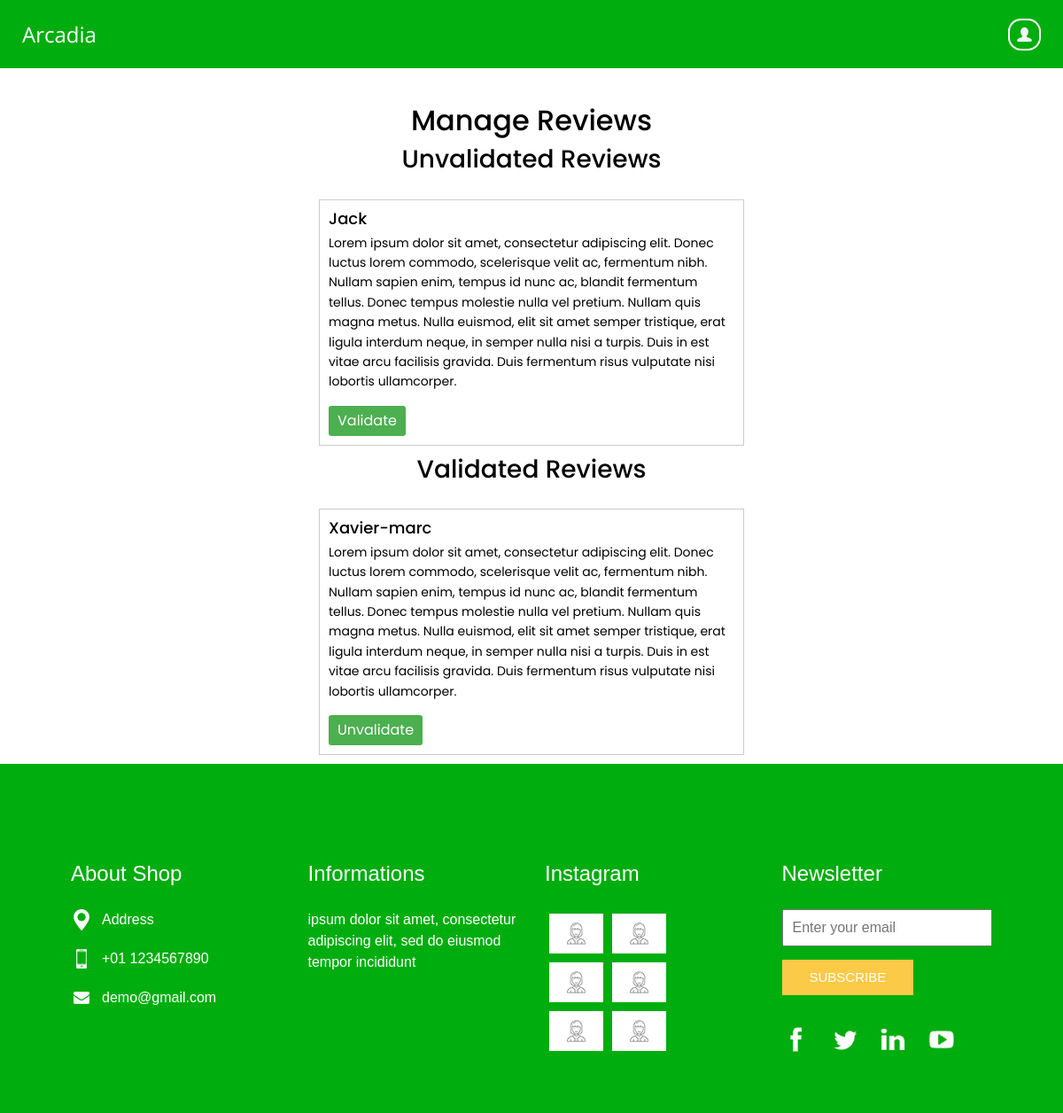
The app's page /ZOO/public/employee_dash.php with its own data.
### tables this page shows
CREATE TABLE `reviews` (
  `Review_Id` int(11) NOT NULL,
  `Nom` varchar(30) NOT NULL,
  `Review` varchar(800) NOT NULL,
  `Valider` tinyint(1) NOT NULL
);

### ZOO/public/employee_dash.php (the view, shortened to what this page needs)
<?php
$database = new Database();
$conn = $database->getConnection();
$query_unvalidated = "SELECT * FROM reviews WHERE Valider = 0";
$stmt_unvalidated = $conn->prepare($query_unvalidated);
$stmt_unvalidated->execute();
$unvalidated_reviews = $stmt_unvalidated->fetchAll(PDO::FETCH_ASSOC);
$query_validated = "SELECT * FROM reviews WHERE Valider = 1";
$stmt_validated = $conn->prepare($query_validated);
$stmt_validated->execute();
$validated_reviews = $stmt_validated->fetchAll(PDO::FETCH_ASSOC);
?>
<!DOCTYPE html>
<html>
<head>
  <link rel="stylesheet" type="text/css" href="https://cdnjs.cloudflare.com/ajax/libs/OwlCarousel2/2.3.4/assets/owl.carousel.min.css" />
  <link rel="stylesheet" type="text/css" href="css/bootstrap.css" />
  <link href="css/style.css" rel="stylesheet" />
  <link href="css/responsive.css" rel="stylesheet" />
</head>
<body class="sub_page">
  <div class="hero_area">
    <header class="header_section">
      <div class="container-fluid">
        <nav class="navbar navbar-expand-lg custom_nav-container pt-3">
          <a class="navbar-brand" href="index.php">
            <span>
              Arcadia
            </span>
          </a>
          <div class="collapse navbar-collapse" id="navbarSupportedContent">
            <div class="d-flex ml-auto flex-column flex-lg-row align-items-center">
              <div class="user_option">
                <a href="login.php">
                  <img src="../img/user.png" alt="">
                </a>
              </div>
            </div>
          </div>
        </nav>
      </div>
    </header>
  </div>
  <div class="review-container">
    <h2>Manage Reviews</h2>
    <h3>Unvalidated Reviews</h3>
    <div class="reviews-container">
      <?php foreach ($unvalidated_reviews as $review): ?>
        <div class="review">
          <h4><?php echo $review['Nom']; ?></h4>
          <p><?php echo $review['Review']; ?></p>
          <form action="../controllers/ReviewsController.php" method="POST">
            <input type="submit" name="validate_review" value="Validate">
          </form>
        </div>
      <?php endforeach; ?>
    </div>
    <h3>Validated Reviews</h3>
    <div class="reviews-container">
      <?php foreach ($validated_reviews as $review): ?>
        <div class="review">
          <h4><?php echo $review['Nom']; ?></h4>
          <p><?php echo $review['Review']; ?></p>
          <form action="../controllers/ReviewsController.php" method="POST">
            <input type="submit" name="unvalidate_review" value="Unvalidate">
          </form>
        </div>
      <?php endforeach; ?>
    </div>
  </div>
  <section class="info_section ">
    <div class="container">
      <div class="row">
        <div class="col-md-3">
          <div class="info_contact">
            <h5>
              About Shop
            </h5>
            <div>
              <div class="img-box">
                <img src="images/location-white.png" width="18px" alt="">
              </div>
              <p>
                Address
              </p>
            </div>
            <div>
              <div class="img-box">
                <img src="images/telephone-white.png" width="12px" alt="">
              </div>
              <p>
                +01 1234567890
              </p>
            </div>
            <div>
              <div class="img-box">
                <img src="images/envelope-white.png" width="18px" alt="">
              </div>
              <p>
                demo@gmail.com
              </p>
            </div>
          </div>
        </div>
        <div class="col-md-3">
          <div class="info_info">
            <h5>
              Informations
            </h5>
            <p>
              ipsum dolor sit amet, consectetur adipiscing elit, sed do eiusmod tempor incididunt
            </p>
          </div>
        </div>
        <div class="col-md-3">
          <div class="info_insta">
            <h5>
              Instagram
            </h5>
            <div class="insta_container">
              <div>
                <a href="">
                  <div class="insta-box b-1">
                    <img src="images/insta.png" alt="">
                  </div>
                </a>
                <a href="">
                  <div class="insta-box b-2">
                    <img src="images/insta.png" alt="">
                  </div>
                </a>
              </div>
              <div>
                <a href="">
                  <div class="insta-box b-3">
                    <img src="images/insta.png" alt="">
                  </div>
                </a>
                <a href="">
                  <div class="insta-box b-4">
                    <img src="images/insta.png" alt="">
                  </div>
                </a>
              </div>
              <div>
                <a href="">
                  <div class="insta-box b-3">
                    <img src="images/insta.png" alt="">
                  </div>
                </a>
                <a href="">
                  <div class="insta-box b-4">
                    <img src="images/insta.png" alt="">
                  </div>
                </a>
              </div>
            </div>
          </div>
        </div>
        <div class="col-md-3">
          <div class="info_form ">
            <h5>
              Newsletter
            </h5>
            <form action="">
              <input type="email" placeholder="Enter your email">
              <button>
                Subscribe
              </button>
            </form>
            <div class="social_box">
              <a href="">
                <img src="images/fb.png" alt="">
              </a>
              <a href="">
                <img src="images/twitter.png" alt="">
              </a>
              <a href="">
                <img src="images/linkedin.png" alt="">
              </a>
              <a href="">
                <img src="images/youtube.png" alt="">
              </a>
            </div>
          </div>
        </div>
      </div>
    </div>
  </section>
</body>
</html>

### ZOO/public/css/style.css (style rules this page uses)
body { font-family: "Poppins", sans-serif; color: #000000; background-color: #ffffff; display: flex; flex-direction: column; }
.hero_area { height: 100vh; background-color: #00ad0e; background-size: cover; }
.sub_page .hero_area { height: auto; }
.header_section .container-fluid { padding-right: 25px; padding-left: 25px; }
a, a:hover, a:focus { text-decoration: none; }
.user_option { display: -webkit-box; display: -ms-flexbox; display: flex; -webkit-box-align: center; -ms-flex-align: center; align-items: center; }
.user_option a img { border: solid 2px white; border-radius: 40%; padding: 7px; }
.navbar-brand { display: -webkit-box; display: -ms-flexbox; display: flex; -webkit-box-align: center; -ms-flex-align: center; align-items: center; font-family: 'Open Sans', sans-serif; }
.navbar-brand span { font-size: 24px; color: #ffffff; }
.custom_nav-container { z-index: 99999; padding: 15px 0; }
.info_section { background-color: #00ad0e; color: #ffffff; padding: 90px 0 45px 0; }
.info_section h5 { margin-bottom: 25px; font-size: 24px; }
.info_section .info_insta .insta_container > div { display: -webkit-box; display: -ms-flexbox; display: flex; }
.info_section .info_insta .insta_container img { width: 100%; }
.info_section .info_insta .insta_container .insta-box { margin: 5px; display: -webkit-box; display: -ms-flexbox; display: flex; -webkit-box-align: stretch; -ms-flex-align: stretch; align-items: stretch; background-color: #ffffff; padding: 10px 20px; }
.info_section .info_contact .img-box { width: 35px; display: -webkit-box; display: -ms-flexbox; display: flex; -webkit-box-pack: center; -ms-flex-pack: center; justify-content: center; }
.info_section .info_contact p { margin: 0; }
.info_section .info_contact > div { display: -webkit-box; display: -ms-flexbox; display: flex; -webkit-box-align: center; -ms-flex-align: center; align-items: center; margin: 20px 0; }
.info_section .info_contact > div img { height: auto; margin-right: 12px; }
.info_section .info_form form input { outline: none; width: 100%; padding: 7px 10px; }
.info_section .info_form form button { display: inline-block; padding: 8px 30px; background-color: #fbca47; border: 1px solid #fbca47; color: #ffffff; margin-top: 15px; text-transform: uppercase; font-size: 15px; }
.info_section .info_form .social_box { margin-top: 35px; width: 100%; display: -webkit-box; display: -ms-flexbox; display: flex; }
.info_section .info_form .social_box a { margin-right: 25px; }
.container { width: 90%; margin: 0 auto; padding: 20px; font-family: Arial, sans-serif; }
.reviews-container { margin-top: 20px; }
.review { border: 1px solid #ccc; padding: 10px; margin-bottom: 10px; }
.review h4 { font-size: 18px; margin-bottom: 5px; }
.review p { font-size: 14px; line-height: 1.6; }
.review form { margin-top: 10px; }
.review form input[type="submit"] { background-color: #4CAF50; color: white; border: none; padding: 5px 10px; cursor: pointer; border-radius: 3px; }
.review-container { margin: 5vh 0px 0px 0px; min-height: 70vh; width: 40vw; display: flex; flex-direction: column; align-items: center; align-self: center; }

### ZOO/public/css/responsive.css (style rules this page uses)
@media (min-width: 1200px) { .container { max-width: 1170px; } }

### records on screen
reviews: Nom "Jack", Review "Lorem ipsum dolor sit amet, consectetur adipiscing elit. Donec luctus lorem commodo, scelerisque velit ac, fermentum nibh. Nullam sapien enim, tempus id nunc ac, blandit fermentum tellus. Donec tempus molestie nulla vel pretium. Nullam quis magna metus. Nulla euismod, elit sit amet semper tristique, erat ligula interdum neque, in semper nulla nisi a turpis. Duis in est vitae arcu facilisis gravida. Duis fermentum risus vulputate nisi lobortis ullamcorper."
reviews: Nom "Xavier-marc", Review "Lorem ipsum dolor sit amet, consectetur adipiscing elit. Donec luctus lorem commodo, scelerisque velit ac, fermentum nibh. Nullam sapien enim, tempus id nunc ac, blandit fermentum tellus. Donec tempus molestie nulla vel pretium. Nullam quis magna metus. Nulla euismod, elit sit amet semper tristique, erat ligula interdum neque, in semper nulla nisi a turpis. Duis in est vitae arcu facilisis gravida. Duis fermentum risus vulputate nisi lobortis ullamcorper."
